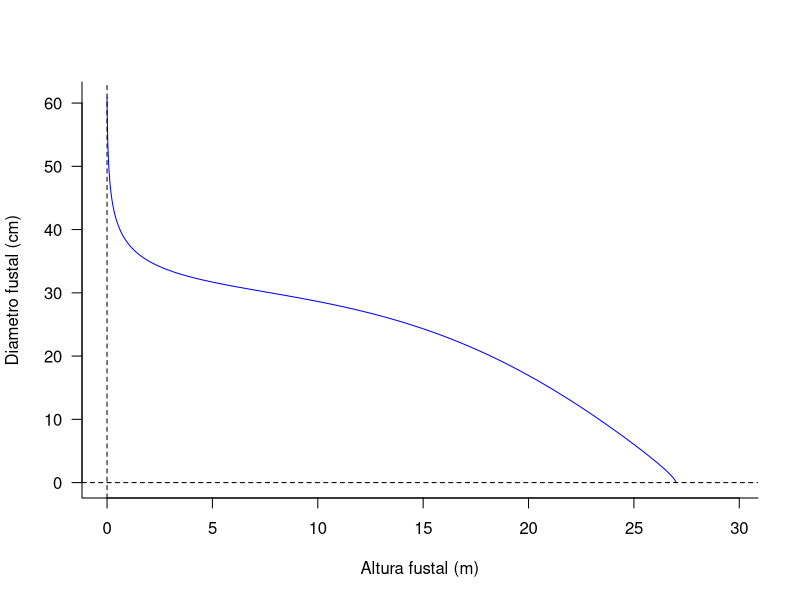

The R script that drew this image:
##! Script: "ahusa3.r"                                            /
##- Sobre:  Usando un modelo de ahusamiento para simular         /
## trozado                                                      /
##+ Detalles:  Estructura de datos y uso de modelo             /
##* Ejemplo: Datos de ahusamiento (data=tapereurca2).         /
##? Mas detalles: Entre otras cosas, en este ejercicio se:   /
## Se emplea el modelo para predecir diametros fustales,    /
## asi como tambien alturas fustales y calculo de          /
## volumen.                                               /
##! -----------------------------------------------------/ 
##                                                      /
##> Profesor: Christian Salas Eljatib                  /
## E-mail: christian.salas AT uchile DOT cl           /
## Web: https://eljatib.com                          /
##!=================================================/


#======================================
#coeficientes del modelo de Kozak (1988)
alpha0 <- 1.02453;alpha1 <-0.88809 ; alpha2 <- 1.00035
beta1 <- 0.95086;beta2 <- -0.18090 ; beta3 <- 0.61407; beta4 <- -0.35105;
beta5 <- 0.05686 
p <- 0.25
kozak88 <- function(dap, h, hl) {
  dib <- alpha0 * dap^alpha1 * alpha2^dap
  X <- (1.0 - sqrt(hl / h)) / (1.0 - sqrt(p))
  Z=hl/h
  a=beta1*Z*Z;
  b = beta2 * log(Z + 0.001);
  c = beta3 * sqrt(Z) +  beta4 * exp(Z);
  d = beta5 * (dap / h);
  retval<-(dib*X^(a+b+c+d))
  retval[h < hl] <- 0
  retval }

dap.arb <- 45
h.arb <- 27

#graficando el perfil fustal segun el modelo
hl.fake <- seq(0,h.arb,by=0.01)
dl.hat <- kozak88(dap=dap.arb,h=h.arb,hl=hl.fake)
plot(dl.hat~hl.fake, col="blue", type="l",las=1, xlim=c(min(hl.fake),max(hl.fake)*1.1),
     ylab="Diametro fustal (cm)", xlab="Altura fustal (m)",bty="l")
abline(v=0,lty=2);abline(h=0,lty=2)


#altura comercial
hiu.fx <- function(hl, dap, h, diu) {
  dl <- kozak88(dap=dap.arb,h=h.arb, hl) 
  dlf <- dl - diu
  dlf
}

#DIU objetivo
diu.objetivo <- diufijo <- 10

#buscando la raiz de la funcion
out.hiu.hat <- uniroot(hiu.fx,
                       c(0, h.arb),
                       dap = dap.arb,
                       h = h.arb,
                       diu = diu.objetivo)
out.hiu.hat
hiu.hat<-out.hiu.hat$root
hiu.hat
#esta es la altura en el fuste
# donde se encuentra el diametro fustal de 10 cm.

#verifiquemos si es cierto
diu.check <- kozak88(dap=dap.arb, h=h.arb, hl=hiu.hat)
diu.check


###Definicion de productos comerciales
#primero calculo del diam. de tocon
hst <- 0.3
diu.tocon <- kozak88(dap=dap.arb,h=h.arb, hl=hst)
diu.tocon <- round(diu.tocon,3)

trozo.breaks<-c(5,10,23,27,33,diu.tocon)
trozo.produ<-c("lenha","pulpa","ase2","ase1","debo")


##buscando las alturas comerciales
hiu.bks <- rep(0, length(trozo.breaks))
for(i in 1:length(trozo.breaks)) {
  dap <- dap.arb; h <- h.arb;
  if(trozo.breaks[i] <= kozak88(dap, h, 0.0)) {
    hiu <- uniroot(hiu.fx,
                   c(0, h),
                   dap = dap,
                   h = h,
                   diu = trozo.breaks[i])
    hiu.bks[i] <- hiu$root
  } else {
    hiu.bks[i] <- 0.0
  }
}

trozo.breaks
#las alturas fustales a las cuales el fuste
hiu.bks
cbind(trozo.breaks,hiu.bks)


#el largo de cada seccion
largo.trozos1 <- diff(-hiu.bks)
largo.trozos1

diam.min <- (trozo.breaks[1:(length(trozo.breaks)-1)])
diam.min
diam.max <- (trozo.breaks[2:(length(trozo.breaks)-1)])
diam.max
diam.max <- c(diam.max,diu.tocon)
diam.max
largo.trozos <-largo.trozos1
largo.trozos

##una funcion para Smalian
volsecc.fx <- function(d1, d2, l) {
    volsecc <- (pi/40000)*(1/2)*(d1^2 + d2^2) * l 
    volsecc
  }
#la cual revisamos mediante
volsecc.fx(d1=c(10,5),d2=c(5,2),l=c(2,1))

#calculo de volumen de cada trozo, segun Smalian
vol.m3<- volsecc.fx(d1=diam.min,d2=diam.max,l=largo.trozos)

df.trozos<-data.frame(diam.min,diam.max,largo.trozos, vol.m3)
df.trozos

#?╔═════════════════╗
#?║ Fin del script! ║
#?║ Atte.           ║
#?║ El profesor     ║
#?╚═════════════════╝
